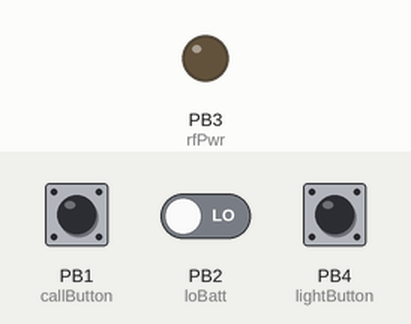
Simulated run of this sketch. Board: ATtiny85, built with avr-gcc and run on an emulated ATtiny85. Parts: output pins drawn as LEDs (lit = HIGH). Inputs (shaded band) come from the test bench; at power-on: PB1 (callButton) HIGH, PB4 (lightButton) HIGH, PB2 (loBatt) LOW. Sleep ends after the set time or at an interrupt; EEPROM starts erased; no radio packets arrive unless stated; pins used as bus, display or sensor lines are not drawn.

Above: at 1.2 s.
1.3 s: PB1 (callButton) pulled LOW for 0.15 s
At 1.53 s:
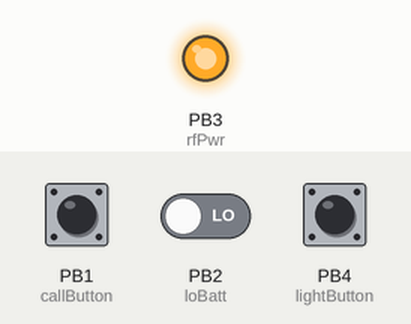
3.2 s: PB4 (lightButton) pulled LOW for 3.2 s
At 5.5 s:
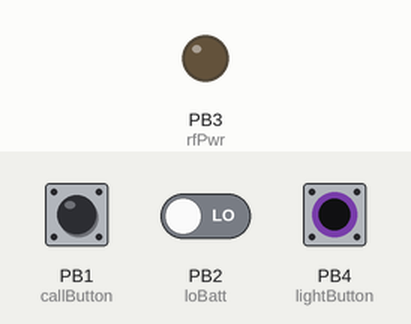
Timing chart, 0 to 7.0 s (numbered marks = the images above; inputs shaded):
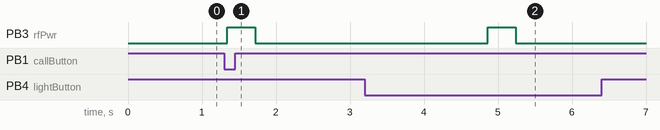

The sketch:

RF_Pendant_LOWB_220217.ino
```cpp
/*
 RF Transmitter with ATTiny85

 02/09/14: Production Testing release. ID = 0001.
 10/09/14: Calibrated OSCCAL (5Dh) for best osc & stability.
 16/09/14: Send RF twice, setting OSSCAL in EEPROM loc.17.
 13/10/14: Lowered Baud rate 2400 to 1000. See if we get a better range.
 15/10/14: All set back to 8MHz, 2400b. Send rfData 3 times with 15ms in b/w.
 20/04/15: Added Firmware date code to Eeprom addr. DD=loc 21, MM=loc 22, YY=loc 23.
 05/05/15: ID is only read from EEPROM.
 06/05/15: moved eeprom mem. addresses, fixed up for proper ID read & Tx, cleaned up.
 23/01/2017: Added Battery status Transmition
 22/02/2017: Fixed EEPROM corruption
 */

//____________________________________________________________________________________________
#define F_CPU 8000000                           // Set Clk to 8MHz

#include <crc16.h>                              // for VW
#include <VirtualWire.h>                        // Using V1.19
#include <avr/sleep.h>                          // Sleep Modes
#include <avr/power.h>                          // Power Management
#include <EEPROM.h>

const int callButton = 1;                       // PB1 - Pin6 Call Switch
const int rfData = 0;                           // PB0 - Pin5 RF data & LED
const int loBatt = 2;                           // PB2 - Pin7 Low battery
const int rfPwr = 3;                            // PB3 - Pin2 Rf power
const int lightButton = 4;                      // PB4 - Pin3 Bed light Switch

const unsigned int lightConv = 16384;           // "OR" value for light button ID (4000h = 01000000 00000000)
unsigned int msgID;
char msg[7];                                    // Message digit length (6digits + 1 = 7)

int unsigned IDnum;
int idHigh;                                     // High byte of ID num for EEPROM
int idLow;                                      // Low byte of ID num for EEPROM

ISR (PCINT0_vect){                              // Interrupt vector
}

//____________________________________________________________________________________________
void setup() {
  pinMode(callButton, INPUT);                   // Switch is input
  digitalWrite (callButton, HIGH);              // internal pull-up
  pinMode(rfData,OUTPUT);                       // rfData/LED is output
  digitalWrite(rfData, LOW);                    // turn off RF data
  pinMode(loBatt, INPUT);                       // loBatt is input
  pinMode(rfPwr, OUTPUT);                       // rfPwr is output
  digitalWrite(rfPwr, LOW);                     // turn off RF power
  pinMode(lightButton, INPUT);                  // Switch is input
  digitalWrite (lightButton, HIGH);             // internal pull-up

  readID();                                     // Get ID from EEPROM
 if(EEPROM.read(16 == 0xFF))
    EEPROM.write(16, OSCCAL);                     // write old osccal value to addr 12
  OSCCAL = EEPROM.read(17);                     // read new from addr 13
  if(EEPROM.read(18 != OSCCAL))
    EEPROM.write(18, OSCCAL);                     // write new osccal value to addr 14

  if(EEPROM.read(121 != 0x16))
    EEPROM.write(21, 0x16);                         // F/w date - day
  if(EEPROM.read(22 != 0x02))
    EEPROM.write(22, 02);                         // F/w date - month
  if(EEPROM.read(23 != 0x11))
    EEPROM.write(23, 11);                         // F/w date - year

  vw_setup(2400);                               // VirtualWire set-up. Bits per sec
  vw_set_tx_pin(rfData);                        // Set Tx pin to rfData

    // pin change interrupt (D0 & D4)
  PCMSK = bit (PCINT1) | bit (PCINT4);          // pins 6(PB1) and 3(PB4)
  GIFR   |= bit (PCIF);                         // clear any outstanding interrupts
  GIMSK  |= bit (PCIE);                         // enable pin change interrupts
}

//____________________________________________________________________________________________
void loop() {
  //CALL CODE
  int bounce1 = digitalRead(callButton);	      // De-bounce - 1st read
  delay(40);								                    // Wait
  int bounce2 = digitalRead(callButton);	      // De-bounce - 2nd read
  if ((bounce1 == bounce2) && (bounce1 == LOW))	// If both bounces are the same and LOW
  {
    digitalWrite(rfPwr, HIGH);                  // turn on RF power
    delay(200);                                 // allow Rf module to settle
    msgID = IDnum;                              // insert ID number
    itoa(msgID,msg,10);                           // Convert int data to Char array directly, ASCII-encoded decimal(base10)
    if (digitalRead (loBatt) == LOW)
      msg[strlen(msg)] = 'L';                    //BATTERY STATUS
    if (digitalRead (loBatt) == HIGH)
      msg[strlen(msg)] = 'H';                    //BATTERY STATUS
    vw_send((uint8_t *)msg, strlen(msg));
    vw_wait_tx();                                 // Wait until the whole message is gone
    vw_send((uint8_t *)msg, strlen(msg));
    vw_wait_tx();                                 // Wait until the whole message is gone
    vw_send((uint8_t *)msg, strlen(msg));
    vw_wait_tx();                                 // Wait until the whole message is gone
    digitalWrite(rfPwr, LOW);                   // turn off RF power
    ledBlink(1,300);
    chkBat();                                   // check battery status
  }

  //BEDLIGHT CODE
  bounce1 = digitalRead(lightButton);           // De-bounce - 1st read
  delay(40);                                    // Wait
  bounce2 = digitalRead(lightButton);           // De-bounce - 2nd read
  if ((bounce1 == bounce2) && (bounce1 == LOW))	// If both bounces are the same and LOW
  {
    digitalWrite(rfPwr, HIGH);                  // turn on RF power
    delay(200);                                 // allow Rf module to settle
    msgID = IDnum | lightConv;                  // modify ID number for Light button press
    itoa(msgID,msg,10);                           // Convert int data to Char array directly, ASCII-encoded decimal(base10)
    if (digitalRead (loBatt) == LOW)
      msg[strlen(msg)] = 'L';                    //BATTERY STATUS
    if (digitalRead (loBatt) == HIGH)
      msg[strlen(msg)] = 'H';
    vw_send((uint8_t *)msg, strlen(msg));
    vw_wait_tx();                                 // Wait until the whole message is gone
    vw_send((uint8_t *)msg, strlen(msg));
    vw_wait_tx();                                 // Wait until the whole message is gone
    vw_send((uint8_t *)msg, strlen(msg));
    vw_wait_tx();                                 // Wait until the whole message is gone
    digitalWrite(rfPwr, LOW);                   // turn off RF power
    ledBlink(1,300);
    chkBat();                                   // Check battery status
  }
  goToSleep ();
}

//____________________________________________________________________________________________
void goToSleep ()
{
  set_sleep_mode(SLEEP_MODE_PWR_DOWN);
  ADCSRA &= ~_BV(ADEN);                         // disable ADC
  ACSR |= _BV(ACD);                             // disable the analogue comparator
  power_all_disable ();                         // power off ADC, Timer 0 / 1, serial interface
  sleep_enable();
  sleep_cpu();                                  // go to sleep

  // Wakes up here after the interrupts
  sleep_disable();
  power_all_enable();                           // power everything back on
}

//____________________________________________________________________________________________
void sendRf(){
  itoa(msgID,msg,10);                           // Convert int data to Char array directly, ASCII-encoded decimal(base10)
  vw_send((uint8_t *)msg, strlen(msg));
  vw_wait_tx();                                 // Wait until the whole message is gone
}

void ledBlink(int times, int lengthms){         // Routine for blinking a LED
  for (int x=0; x<times;x++){
    digitalWrite(rfData, HIGH);
    delay (lengthms);
    digitalWrite(rfData, LOW);
    delay(lengthms);
  }
}

void chkBat(){
  if (digitalRead (loBatt) == LOW)              // if Batt Low flash LED
    ledBlink(5, 250);                           // warning flash
}

void readID() {                                 // Reads ID no. from EEPROM
  idLow = EEPROM.read(25);	                    // Read low from addr 24
  idHigh = EEPROM.read(24);                     // Read high from addr 25
  IDnum = word(idHigh, idLow);                  // convert to one word
}
```

Measured:
- after the input at 1.3 s, PB3 (rfPwr): LOW → HIGH at once, → LOW 0.38 s later
- after the input at 3.2 s, PB3 (rfPwr): LOW → HIGH after 1.7 s, → LOW 0.38 s later
